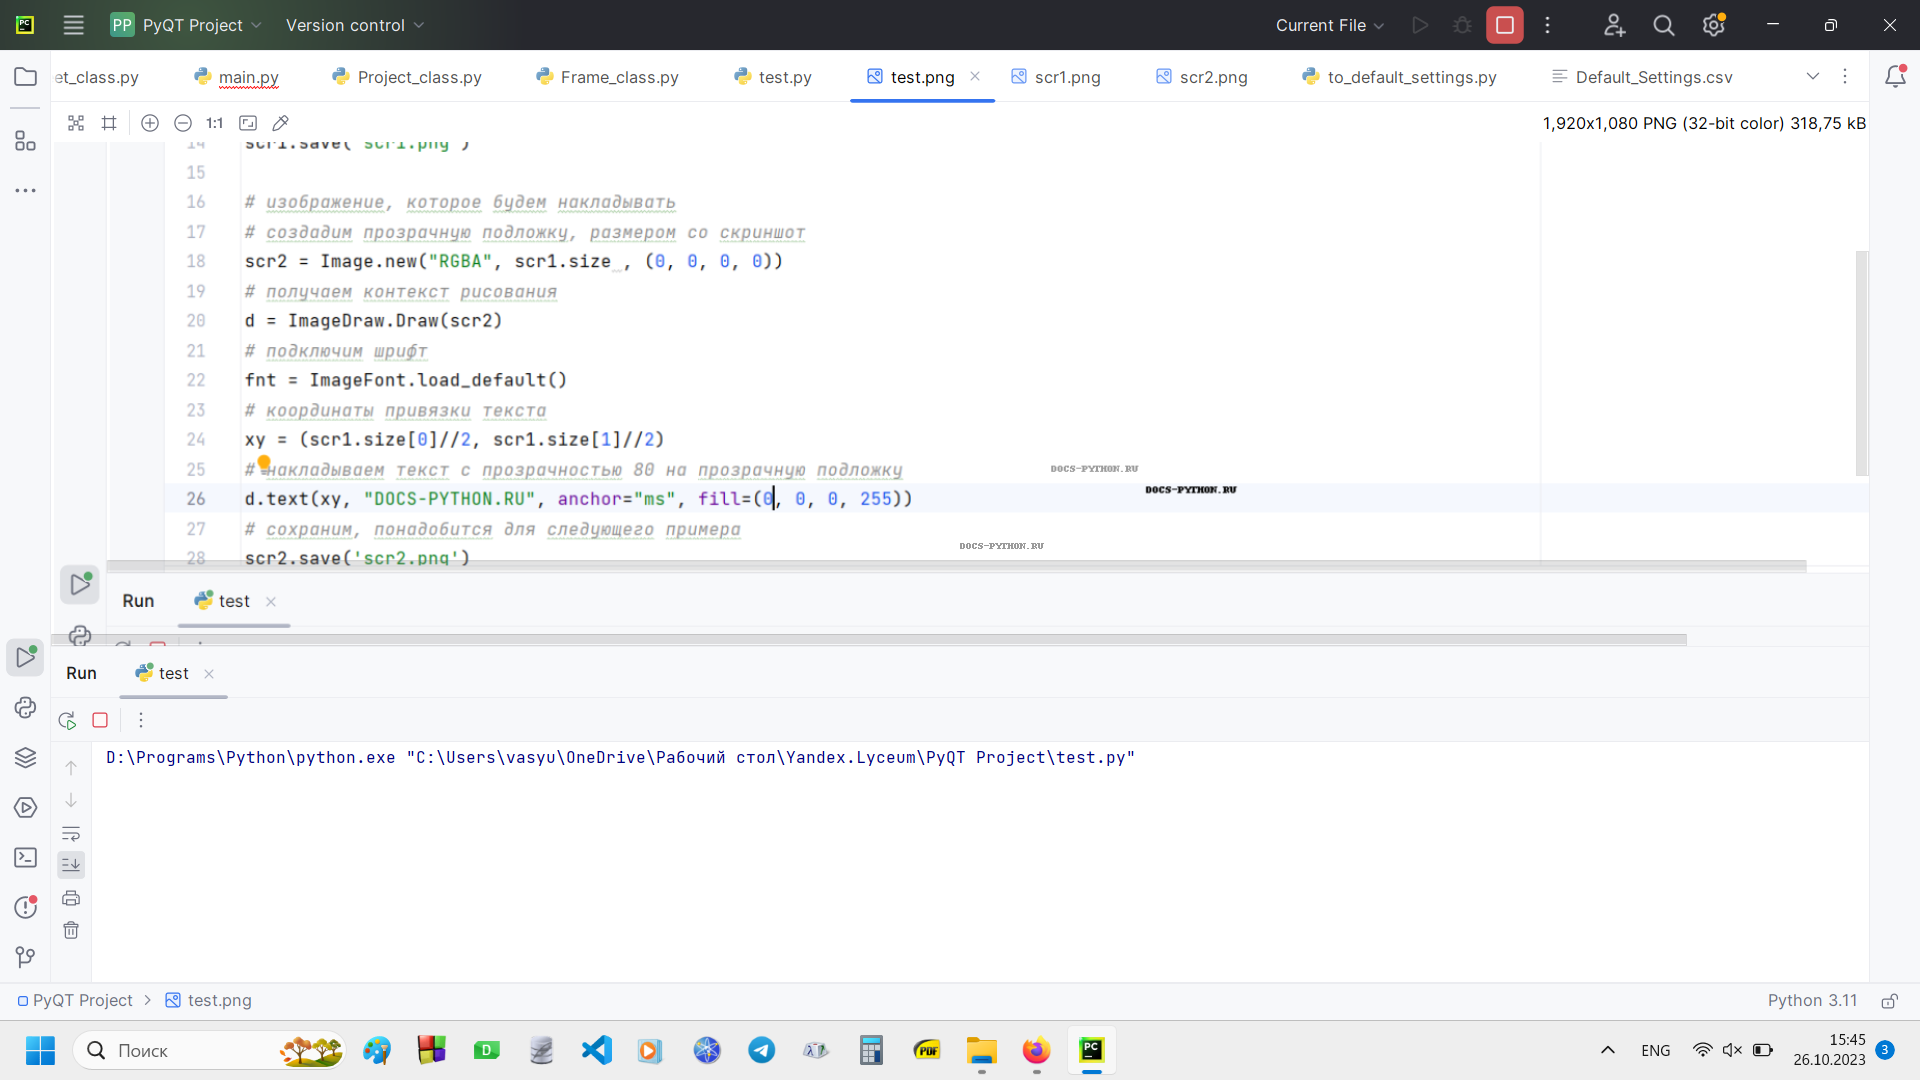

Reproduce this figure in Python.
from PIL import (Image, ImageFont,
                ImageGrab, ImageDraw)
import time

# сделаем скриншот
# задержка в 2 секунды, для того,
# чтобы переключиться на рабочий стол
time.sleep(2)
# создание скриншота
tmp = ImageGrab.grab()
# конвертируем скриншот из 'RGB' в 'RGBA'
scr1 = tmp.convert('RGBA')
# сохраним, понадобится для следующего примера
scr1.save('scr1.png')

# изображение, которое будем накладывать
# создадим прозрачную подложку, размером со скриншот
scr2 = Image.new("RGBA", scr1.size , (0, 0, 0, 0))
# получаем контекст рисования
d = ImageDraw.Draw(scr2)
# подключим шрифт
fnt = ImageFont.load_default()
# координаты привязки текста
xy = (scr1.size[0]//2, scr1.size[1]//2)
# накладываем текст с прозрачностью 80 на прозрачную подложку
d.text(xy, "DOCS-PYTHON.RU", anchor="ms", fill=(0, 0, 0, 100))
# сохраним, понадобится для следующего примера
scr2.save('scr2.png')

##########################
# накладываем изображения #
##########################
img = Image.alpha_composite(scr1, scr2)
# сохраняем и смотрим что получилось
img.save('test.png')